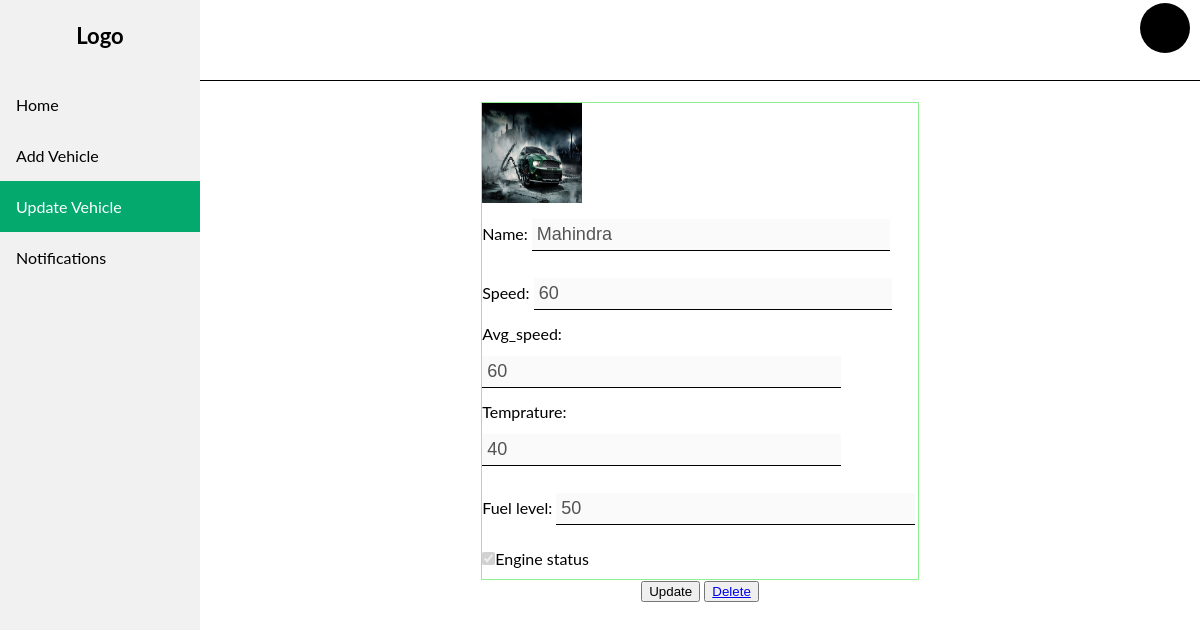
The app's page /show_details/1/ with its own data.
### hks/models.py (models this page shows, shortened)
class vehicle(models.Model):
    name=models.CharField(max_length=50)
    static_map=models.ImageField(upload_to='imgs', null=True,blank=True)
    speed=models.IntegerField()
    average_speed=models.IntegerField()
    Temprature=models.IntegerField()
    Fuel_level=models.IntegerField()
    Engine_status=models.BooleanField(default=False)

### hks/views.py (the view)
# urls.py: path('show_details/<int:pk>/',showdetails.as_view()),
class showdetails(APIView):
    def get(self,request,pk):
        pid=pk
        get_veh=vehicle.objects.filter(id=pid)
        return render(request,'show_details.html',{'dd':get_veh,'pk':pk})

### templates/show_details.html (shortened to what this page needs)
{% load static %}
<!DOCTYPE html>
<html>
<head>
<link rel="stylesheet" href="{% static 'style.css' %}">
<link rel="stylesheet" href="https://cdnjs.cloudflare.com/ajax/libs/font-awesome/4.7.0/css/font-awesome.min.css">
</head>
<body>
<div class="sidebar">
    <h3 style="text-align: center;font-size: 22px;">Logo</h3>
    <div class="navmen">
  <a  href="/">Home</a>
  <a  href="/add_form/">Add Vehicle</a>
  <a class="active" href="/shupd/">Update Vehicle</a>
  <a  href="/notifications/">Notifications</a>
</div>
</div>
<div class="pht">
  <div class="blak"></div>
</div>
<div class="content">
{% for d in dd %}
<form action="/update_vehicle/{{ pk }}/" method="post" enctype="multipart/form-data" >
<div class="addform">
    <div class="dabba" id="lgnbox">
        <div class="imgg">
        <img src="{{ d.static_map.url }}" width="100px" height="100px">
    </div>
    <div class="nmm">
        <label>Name:</label>
        <input class="name" type="text" name="f_name" id="nm" placeholder="Name" value="{{ d.name }}" disabled="true">
        </div>
        <div class="spdd">
        <label>Speed:</label>
        <input class="name" type="text" name="l_name" id="spd" placeholder="Speed" value="{{ d.speed }}" disabled="true">
        </div>
        <div class="agg">
        <label>Avg_speed:</label>
        <input class="name" type="text" name="u_name" id="avspd" placeholder="Average Speed" value="{{ d.average_speed }}" disabled="true">
        </div>
        <div class="tmp">
        <label>Temprature:</label>
        <input class="name" type="text" name="temp" id="temm" placeholder="Temprature" value="{{ d.Temprature }}" disabled="true">
        </div>
        <div class="lvl">
        <label>Fuel level:</label>
        <input class="name" type="text" name="level" id="levl" placeholder="Fuel level" value="{{ d.Fuel_level }}" disabled="true">
        </div>
        <div class="boxer">
        {% if d.Engine_status %}
        <input  type="checkbox" name="sts" id="ests"  disabled="true" checked><span>Engine status</span>
        {% else %}
        <input  type="checkbox" name="sts" id="ests" disabled="true"><span>Engine status</span>
        {% endif %}
        </div>
    </div>
</div>
<div class="btncont" style="text-align: center;">
<button type="button" style="cursor: pointer;" id="updt" onclick="ups()">Update</button>
<button type="button" style="cursor:pointer;" id="dlt"><a href="/delete_vehicle/{{ pk }}/">Delete</a></button>
</div>
</form>
{% endfor %}
</div>
</body>
</html>

### static/style.css (style rules this page uses)
body { margin: 0; font-family: "Lato", sans-serif; }
.sidebar { margin: 0; padding: 0; width: 200px; background-color: #f1f1f1; position: fixed; height: 100%; overflow: auto; }
.sidebar a { display: block; color: black; padding: 16px; text-decoration: none; }
.sidebar a.active { background-color: #04AA6D; color: white; }
.blak { width: 50px; height: 50px; border-radius: 50%; background-color: black; float: right; margin-right: 10px; margin-top: 3px; }
.pht { text-align: right; border-bottom: 1px solid black; height: 80px; }
.navmen { margin-top: 30px; }
div.content { margin-left: 200px; padding: 1px 16px; }
.dabba { width: 45%; margin: auto; background: white; border: 1.5px solid lightgreen; margin-top: 20px; }
.name { width: 80%; }
.boxer { width: 100%; display: block; }
.dabba input { margin: auto; font-size: 18px; border: none; border-bottom: 1px solid black; padding: 5px; margin-top: 13px; margin-bottom: 14px; }

### records on screen
vehicle: static_map (picture), f_name "Mahindra", l_name "60", u_name "60", temp "40", level "50"
